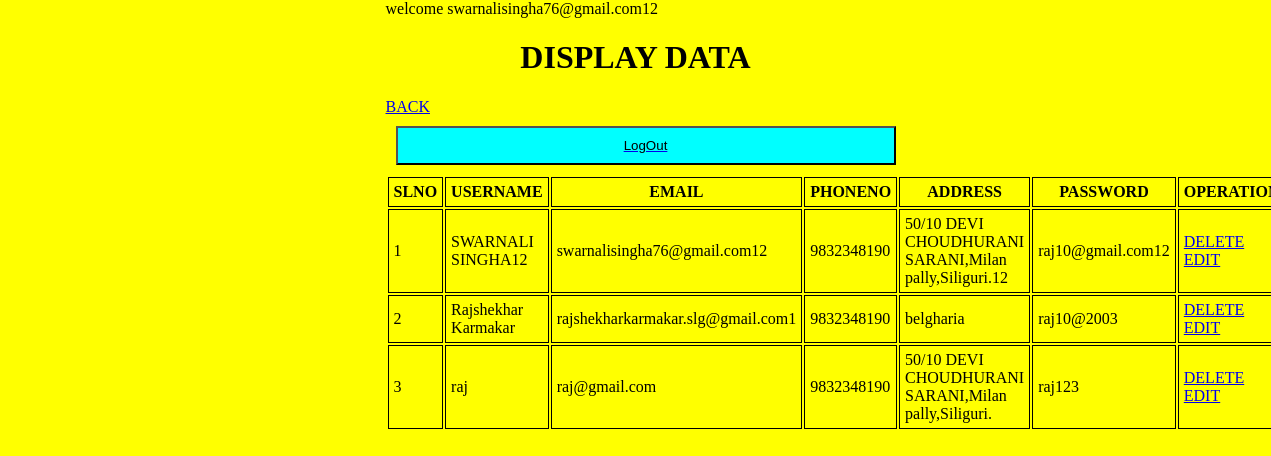
Screenshot of /display.php (signed in) with the database file from the repository.
### tables this page shows
CREATE TABLE `cruddata` (
  `id` int(11) NOT NULL,
  `name` varchar(100) NOT NULL,
  `email` varchar(100) NOT NULL,
  `phno` varchar(10) NOT NULL,
  `address` varchar(255) NOT NULL,
  `password` varchar(20) NOT NULL
);

### display.php (the view, shortened to what this page needs)
<?php
echo "welcome  ".$_SESSION['user_email'];
?>
<?php include 'connect.php'?>
<!DOCTYPE html>
<html lang="en">
<head>
    <link rel="stylesheet" href="style.css">
</head>
<body>
    <h1>DISPLAY DATA</h1>
    <a href="index.php">BACK</a>
    <?php
    $display_data=mysqli_query($conn,"select * from `cruddata`");
    $num=1;
    if($number_row=mysqli_num_rows($display_data)>0){
        echo "<table>
        <thead>
            <th>SLNO</th>
            <th>USERNAME</th>
            <th>EMAIL</th>
            <th>PHONENO</th>
            <th>ADDRESS</th>
            <th>PASSWORD</th>
            <th>OPERATIONS</th>
        </thead>
        <tbody>";
       while( $row=mysqli_fetch_assoc($display_data)){
    ?>
          <tr>
            <td><?php echo $num;?></td>
            <td><?php echo $row['name']?></td>
            <td><?php echo $row['email']?></td>
            <td><?php echo $row['phno']?></td>
            <td><?php echo $row['address']?></td>
            <td><?php echo $row['password']?></td>
            <td>
                <a href="delete.php?delete=<?php echo $row['id']?>"onclick="return confirm('Are you sure?');">DELETE</a><br>
                <a href="update.php?edit=<?php echo $row['id']?>">EDIT</a>
            </td>
          </tr>
    <?php
    $num++;
       };
    }
    else{
        echo "<div>No Data</div>";
    }
    ?>
    </tbody>
    <a href="logout.php"><input type="submit" name="" value="LogOut" style="background:aqua";color:white;height:35px;width:100px;margin-top:20px;></a>
</body>
</html>

### style.css (style rules this page uses)
body { background-color: yellow; max-width: 500px; margin:0 auto; }
input { display:block; width:100%; margin:10px; padding:10px; }
h1 { text-align: center; }

### display.php (style rules this page uses)
th,td { border:1px double #000; padding:5px; }

### rows the page displays
cruddata: name "SWARNALI SINGHA12", email "swarnalisingha76@gmail.com12", phno "9832348190", address "50/10 DEVI CHOUDHURANI SARANI,Milan pally,Siliguri.12", password "raj10@gmail.com12"
cruddata: name "Rajshekhar Karmakar", email "rajshekharkarmakar.slg@gmail.com1", phno "9832348190", address "belgharia", password "raj10@2003"
cruddata: name "raj", email "raj@gmail.com", phno "9832348190", address "50/10 DEVI CHOUDHURANI SARANI,Milan pally,Siliguri.", password "raj123"

### other values shown
$_SESSION['user_email'] "swarnalisingha76@gmail.com12"
